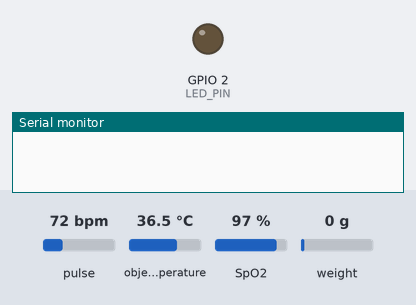
A sketch run on a simulated ESP32. Parts: output pins drawn as LEDs (lit = HIGH), the last lines printed to the serial monitor. The test bench sets the inputs (shaded band); at power-on: pulse 72 bpm, object temperature 36.5 °C, SpO2 97 %, weight on the scale 0 g.

Above: at 0.0 s.
At 7.2 s:
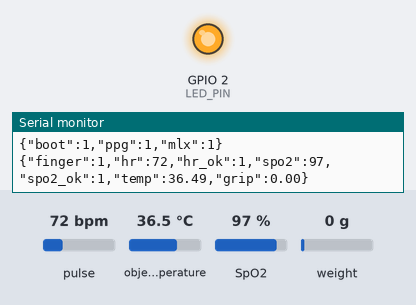
Timing chart, 0 to 8.7 s (numbered marks = the images above):
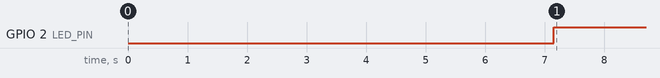

The sketch:

lyra_palm.ino
```cpp
/*
  LYRA: grip research-module firmware (ESP32 DevKit, Arduino IDE). Feasibility prototype only.

  Libraries (Arduino Library Manager):
    * "SparkFun MAX3010x Pulse and Proximity Sensor Library": MAX30102 (pulse, SpO2)
    * "Adafruit MLX90614 Library": IR thermometer
    * "HX711" (Bogdan Necula): grip load cell

  Wiring: docs/drawings/archive/wiring.svg
    I2C: SDA=GPIO21, SCL=GPIO22 (MAX30102 0x57, MLX90614 0x5A), 3V3 power
    HX711: DT=GPIO16, SCK=GPIO4

  Serial output at 115200, one JSON line per second:
    {"finger":1,"hr":72,"hr_ok":1,"spo2":98,"spo2_ok":1,"temp":33.21,"grip":0.12}
  Serial commands: 't' tares the load cell (do not touch the grip).

  Grip calibration: put a known mass on it (for example 5 kg), read the raw value,
  and adjust GRIP_CAL so that "grip" shows 5.0.
*/
#include <Wire.h>
#include "MAX30105.h"
#include "spo2_algorithm.h"
#include <Adafruit_MLX90614.h>
#include "HX711.h"

const int PIN_SDA = 21, PIN_SCL = 22;
const int HX_DT = 16, HX_SCK = 4;
const int LED_PIN = 2;
float GRIP_CAL = 21000.0;          // ADC units per 1 kg; set by calibration
const uint32_t FINGER_IR = 50000;  // below this: no finger on the sensor

MAX30105 ppg;
Adafruit_MLX90614 mlx;
HX711 scale;

const int32_t BUF = 100;           // 4 seconds at 25 samples/s
uint32_t irBuf[BUF], redBuf[BUF];
bool ppgOk = false, mlxOk = false;

void readSample(int i) {
  while (!ppg.available()) ppg.check();
  redBuf[i] = ppg.getRed();
  irBuf[i] = ppg.getIR();
  ppg.nextSample();
}

void printNum(const char* key, float v, bool ok, int digits) {
  Serial.print("\""); Serial.print(key); Serial.print("\":");
  if (ok && !isnan(v)) Serial.print(v, digits); else Serial.print("null");
}

void setup() {
  Serial.begin(115200);
  pinMode(LED_PIN, OUTPUT);
  Wire.begin(PIN_SDA, PIN_SCL);

  ppgOk = ppg.begin(Wire, I2C_SPEED_FAST);
  if (ppgOk) {
    // LED brightness, averaging 4, mode 2 (red + IR), 100 Hz -> 25 samples/s after averaging,
    // pulse width 411 us, ADC range 4096
    ppg.setup(60, 4, 2, 100, 411, 4096);
    for (int i = 0; i < BUF; i++) readSample(i);
  }
  mlxOk = mlx.begin();
  scale.begin(HX_DT, HX_SCK);
  scale.set_scale(GRIP_CAL);
  scale.tare(20);

  Serial.print("{\"boot\":1,\"ppg\":"); Serial.print(ppgOk);
  Serial.print(",\"mlx\":"); Serial.print(mlxOk); Serial.println("}");
}

void loop() {
  if (Serial.available() && Serial.read() == 't') scale.tare(20);

  int32_t spo2 = 0, hr = 0;
  int8_t spo2Ok = 0, hrOk = 0;
  bool finger = false;

  if (ppgOk) {
    // shift the window by 25 samples (1 second) and read the new ones
    for (int i = 25; i < BUF; i++) { redBuf[i - 25] = redBuf[i]; irBuf[i - 25] = irBuf[i]; }
    for (int i = 75; i < BUF; i++) readSample(i);
    finger = irBuf[BUF - 1] > FINGER_IR;
    if (finger) {
      maxim_heart_rate_and_oxygen_saturation(irBuf, BUF, redBuf, &spo2, &spo2Ok, &hr, &hrOk);
    }
  } else {
    delay(1000);
  }

  float temp = mlxOk ? mlx.readObjectTempC() : NAN;
  float grip = scale.is_ready() ? scale.get_units(3) : NAN;

  digitalWrite(LED_PIN, finger ? HIGH : LOW);

  Serial.print("{\"finger\":"); Serial.print(finger ? 1 : 0); Serial.print(",");
  printNum("hr", hr, finger && hrOk, 0);     Serial.print(",\"hr_ok\":"); Serial.print(finger && hrOk ? 1 : 0); Serial.print(",");
  printNum("spo2", spo2, finger && spo2Ok, 0); Serial.print(",\"spo2_ok\":"); Serial.print(finger && spo2Ok ? 1 : 0); Serial.print(",");
  printNum("temp", temp, mlxOk, 2);          Serial.print(",");
  printNum("grip", grip, true, 2);
  Serial.println("}");
}
```

Measured:
- by itself, GPIO 2 (LED_PIN): LOW → HIGH at 7.2 s
